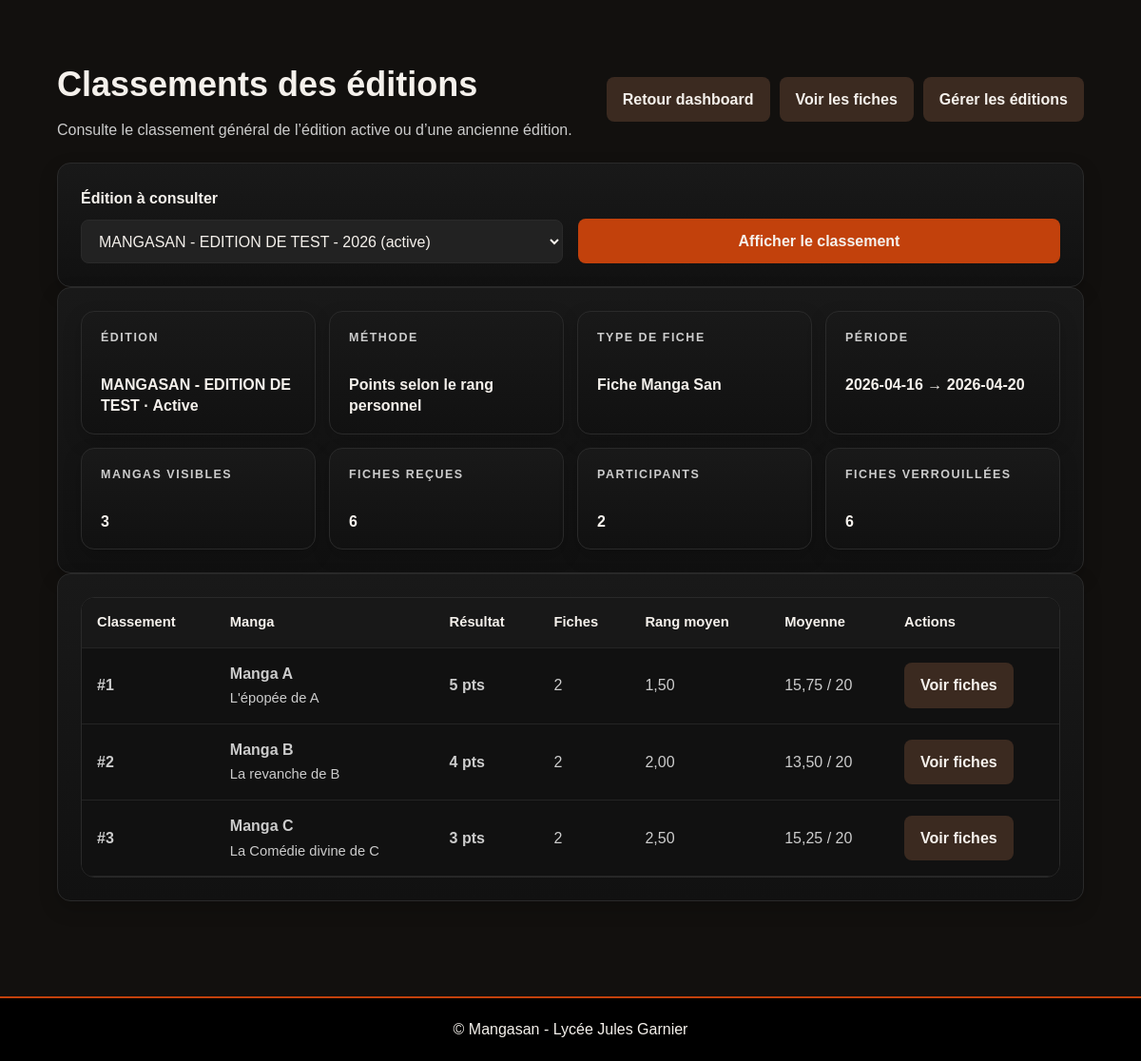
The page /admin/rankings.php (signed in) on the database its author committed.
### tables this page shows
CREATE TABLE `editions` (
  `id` int(10) UNSIGNED NOT NULL,
  `title` varchar(150) NOT NULL,
  `year` smallint(5) UNSIGNED NOT NULL,
  `description` text DEFAULT NULL,
  `status` enum('draft','active','closed','archived') NOT NULL DEFAULT 'draft',
  `is_active` tinyint(1) NOT NULL DEFAULT 0,
  `general_ranking_visibility` enum('hidden','visible') NOT NULL DEFAULT 'hidden',
  `general_ranking_access` enum('public','members') NOT NULL DEFAULT 'members',
  `ranking_calculation_method` varchar(100) NOT NULL DEFAULT 'average_score',
  `score_max` int(10) UNSIGNED NOT NULL DEFAULT 20,
  `start_date` date DEFAULT NULL,
  `end_date` date DEFAULT NULL,
  `created_at` datetime NOT NULL DEFAULT current_timestamp(),
  `updated_at` datetime NOT NULL DEFAULT current_timestamp() ON UPDATE current_timestamp()
);

CREATE TABLE `mangas` (
  `id` int(10) UNSIGNED NOT NULL,
  `title` varchar(255) NOT NULL,
  `subtitle` varchar(255) DEFAULT NULL,
  `author` varchar(255) DEFAULT NULL,
  `illustrator` varchar(255) DEFAULT NULL,
  `publisher` varchar(255) DEFAULT NULL,
  `summary` text DEFAULT NULL,
  `card_image` varchar(255) DEFAULT NULL,
  `cover_image` varchar(255) DEFAULT NULL,
  `video_url` varchar(500) DEFAULT NULL,
  `status` enum('active','inactive') NOT NULL DEFAULT 'active',
  `created_at` datetime NOT NULL DEFAULT current_timestamp(),
  `updated_at` datetime NOT NULL DEFAULT current_timestamp() ON UPDATE current_timestamp()
);

### admin/rankings.php (the view, shortened to what the rows shown need)
<?php
require_once __DIR__ . '/../includes/db.php';
require_once __DIR__ . '/../includes/rankings.php';
function e(?string $value): string
{
    return htmlspecialchars((string) $value, ENT_QUOTES, 'UTF-8');
}
function adminRankingMethodLabel(?string $method): string
{
    return match ((string) $method) {
        'rank_points' => 'Points selon le rang personnel',
        'average', 'average_score' => 'Moyenne des notes',
        default => (string) ($method ?? 'average_score')
    };
}
function adminReviewFormTypeLabel(?string $formType): string
{
    return match ((string) $formType) {
        'mangasan_reading_sheet_v1' => 'Fiche Manga San',
        'classic_score' => 'Fiche avec notes',
        default => (string) ($formType ?? 'classic_score')
    };
}
function adminFormatRankingPrimaryValue(array $row, array $edition): string
{
    $method = (string) ($edition['ranking_calculation_method'] ?? 'average_score');
    if ($method === 'rank_points') {
        return (string) ((int) ($row['total_points'] ?? 0)) . ' pts';
    }
    return number_format((float) $row['average_score'], 2, ',', ' ') . ' / ' . (int) ($edition['score_max'] ?? 20);
}
function adminFormatDateRange(?string $startDate, ?string $endDate): string
{
    $startDate = trim((string) $startDate);
    $endDate = trim((string) $endDate);
    if ($startDate !== '' && $endDate !== '') {
        return $startDate . ' → ' . $endDate;
    }
    return $startDate !== '' ? 'Depuis ' . $startDate : 'Jusqu’au ' . $endDate;
}
$editionsStmt = $pdo->query(
    "SELECT
        id,
        title,
        year,
        description,
        status,
        is_active,
        review_form_type,
        ranking_calculation_method,
        score_max,
        general_ranking_visibility,
        general_ranking_access,
        start_date,
        end_date
     FROM editions
     ORDER BY is_active DESC, year DESC, start_date DESC, id DESC"
);
$editions = $editionsStmt->fetchAll();
$selectedEdition = null;
if ($selectedEdition === null) {
    foreach ($editions as $edition) {
        if ((int) $edition['is_active'] === 1) {
            $selectedEdition = $edition;
            break;
        }
    }
}
$selectedEditionId = $selectedEdition ? (int) $selectedEdition['id'] : 0;
$rankingRows = [];
$editionStats = [
    'visible_mangas' => 0,
    'reviews_count' => 0,
    'reviewers_count' => 0,
    'locked_reviews' => 0
];
if ($selectedEditionId > 0) {
    $rankingRows = getEditionRanking($pdo, $selectedEditionId);
    $statsStmt = $pdo->prepare(
        "SELECT
            (
                SELECT COUNT(*)
                FROM edition_mangas
                INNER JOIN mangas ON mangas.id = edition_mangas.manga_id
                WHERE edition_mangas.edition_id = :edition_id_visible
                  AND edition_mangas.is_visible = 1
                  AND mangas.status = 'active'
            ) AS visible_mangas,
            (
                SELECT COUNT(*)
                FROM reviews
                WHERE reviews.edition_id = :edition_id_reviews
            ) AS reviews_count,
            (
                SELECT COUNT(DISTINCT reviews.user_id)
                FROM reviews
                WHERE reviews.edition_id = :edition_id_reviewers
            ) AS reviewers_count,
            (
                SELECT COUNT(*)
                FROM reviews
                WHERE reviews.edition_id = :edition_id_locked
                  AND reviews.is_locked = 1
            ) AS locked_reviews"
    );
    $statsStmt->execute([
        'edition_id_visible' => $selectedEditionId,
        'edition_id_reviews' => $selectedEditionId,
        'edition_id_reviewers' => $selectedEditionId,
        'edition_id_locked' => $selectedEditionId
    ]);
    $statsRow = $statsStmt->fetch();
    if ($statsRow) {
        $editionStats = [
            'visible_mangas' => (int) ($statsRow['visible_mangas'] ?? 0),
            'reviews_count' => (int) ($statsRow['reviews_count'] ?? 0),
            'reviewers_count' => (int) ($statsRow['reviewers_count'] ?? 0),
            'locked_reviews' => (int) ($statsRow['locked_reviews'] ?? 0)
        ];
    }
}
require_once __DIR__ . '/../includes/header.php';
?>
<main class="admin-dashboard-page">
    <section class="home-section">
        <div class="container">
            <div class="admin-toolbar">
                <div class="admin-page-heading">
                    <h1>Classements des éditions</h1>
                </div>
            </div>
            <?php if ($selectedEdition): ?>
                <div class="admin-panel">
                    <div class="admin-summary-grid">
                        <div class="admin-summary-card">
                            <span>Édition</span>
                            <strong>
                                <?php echo e($selectedEdition['title']); ?>
                                <?php echo (int) $selectedEdition['is_active'] === 1 ? ' · Active' : ''; ?>
                            </strong>
                        </div>
                        <div class="admin-summary-card">
                            <span>Méthode</span>
                            <strong><?php echo e(adminRankingMethodLabel((string) $selectedEdition['ranking_calculation_method'])); ?></strong>
                        </div>
                        <div class="admin-summary-card">
                            <span>Type de fiche</span>
                            <strong><?php echo e(adminReviewFormTypeLabel((string) $selectedEdition['review_form_type'])); ?></strong>
                        </div>
                        <div class="admin-summary-card">
                            <span>Période</span>
                            <strong><?php echo e(adminFormatDateRange($selectedEdition['start_date'] ?? null, $selectedEdition['end_date'] ?? null)); ?></strong>
                        </div>
                        <div class="admin-summary-card">
                            <span>Mangas visibles</span>
                            <strong><?php echo (int) $editionStats['visible_mangas']; ?></strong>
                        </div>
                        <div class="admin-summary-card">
                            <span>Fiches reçues</span>
                            <strong><?php echo (int) $editionStats['reviews_count']; ?></strong>
                        </div>
                        <div class="admin-summary-card">
                            <span>Participants</span>
                            <strong><?php echo (int) $editionStats['reviewers_count']; ?></strong>
                        </div>
                        <div class="admin-summary-card">
                            <span>Fiches verrouillées</span>
                            <strong><?php echo (int) $editionStats['locked_reviews']; ?></strong>
                        </div>
                    </div>
                </div>
                <div class="admin-panel">
                    <div class="admin-table-wrapper">
                        <table class="admin-table">
                            <thead>
                                <tr>
                                    <th>Classement</th>
                                    <th>Manga</th>
                                    <th>Résultat</th>
                                    <th>Fiches</th>
                                    <th>Rang moyen</th>
                                    <th>Moyenne</th>
                                    <th>Actions</th>
                                </tr>
                            </thead>
                            <tbody>
                                <?php foreach ($rankingRows as $rankingItem): ?>
                                    <?php
                                    $hasReviews = (int) $rankingItem['reviews_count'] > 0;
                                    $reviewsUrl = '/mangasan/admin/reviews.php?edition_id=' . $selectedEditionId . '&search=' . urlencode((string) $rankingItem['title']);
                                    ?>
                                    <tr>
                                        <td>
                                            <?php if ($rankingItem['display_rank'] !== null): ?>
                                                <strong>#<?php echo (int) $rankingItem['display_rank']; ?></strong>
                                            <?php else: ?>
                                                <span class="admin-cell-muted">Non classé</span>
                                            <?php endif; ?>
                                        </td>
                                        <td>
                                            <strong><?php echo e((string) $rankingItem['title']); ?></strong>
                                            <?php if (!empty($rankingItem['subtitle'])): ?>
                                                <br>
                                                <span class="admin-cell-muted"><?php echo e((string) $rankingItem['subtitle']); ?></span>
                                            <?php endif; ?>
                                        </td>
                                        <td>
                                            <strong><?php echo e(adminFormatRankingPrimaryValue($rankingItem, $selectedEdition)); ?></strong>
                                        </td>
                                        <td>
                                            <?php echo (int) $rankingItem['reviews_count']; ?>
                                        </td>
                                        <td>
                                            <?php if ($rankingItem['average_rank'] !== null): ?>
                                                <?php echo e(number_format((float) $rankingItem['average_rank'], 2, ',', ' ')); ?>
                                            <?php else: ?>
                                                <span class="admin-cell-muted">—</span>
                                            <?php endif; ?>
                                        </td>
                                        <td>
                                            <?php if ($rankingItem['average_score'] !== null && $hasReviews): ?>
                                                <?php echo e(number_format((float) $rankingItem['average_score'], 2, ',', ' ')); ?>
                                                / <?php echo (int) $selectedEdition['score_max']; ?>
                                            <?php else: ?>
                                                <span class="admin-cell-muted">—</span>
                                            <?php endif; ?>
                                        </td>
                                        <td>
                                            <div class="admin-actions-inline">
                                                <a href="<?php echo e($reviewsUrl); ?>" class="btn btn-secondary">Voir fiches</a>
                                            </div>
                                        </td>
                                    </tr>
                                <?php endforeach; ?>
                            </tbody>
                        </table>
                    </div>
                </div>
            <?php else: ?>
                <div class="alert error">
                    Aucune édition n’existe encore. Crée une édition avant de consulter un classement.
                </div>
            <?php endif; ?>
        </div>
    </section>
</main>
<?php require_once __DIR__ . '/../includes/footer.php'; ?>

### rows shown on the page
editions: title "MANGASAN - EDITION DE TEST", ranking_calculation_method "Points selon le rang personnel", review_form_type "Fiche Manga San", start_date+end_date "2026-04-16 → 2026-04-20", score_max "20"
mangas: display_rank "1", title "Manga A", subtitle "L'épopée de A", selectedEdition "5 pts", reviews_count "2", average_rank "1,50", average_score "15,75"
mangas: display_rank "2", title "Manga B", subtitle "La revanche de B", selectedEdition "4 pts", reviews_count "2", average_rank "2,00", average_score "13,50"
mangas: display_rank "3", title "Manga C", subtitle "La Comédie divine de C", selectedEdition "3 pts", reviews_count "2", average_rank "2,50", average_score "15,25"

### other values the page prints
$editionStats['visible_mangas'] "3"
$editionStats['reviews_count'] "6"
$editionStats['reviewers_count'] "2"
$editionStats['locked_reviews'] "6"
form field edition_id "MANGASAN - EDITION DE TEST - 2026 (active)"
